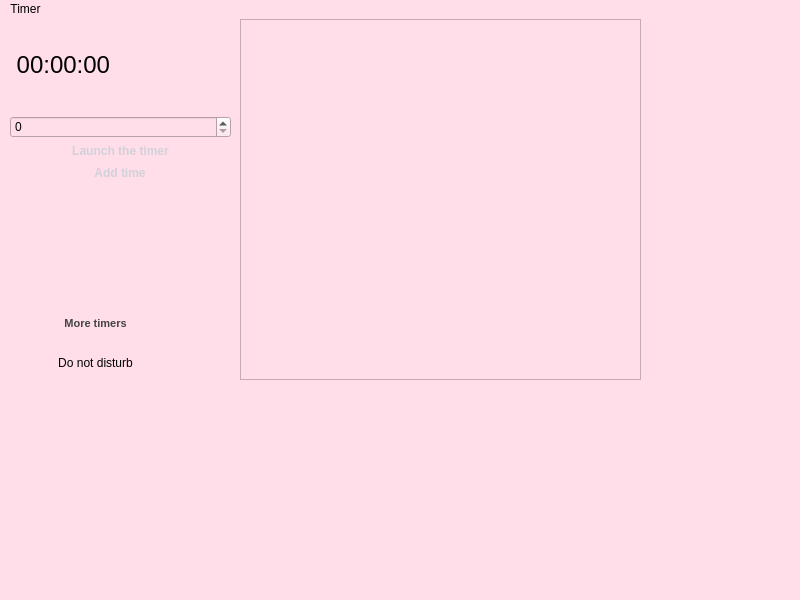
<?xml version="1.0" encoding="UTF-8"?>
<ui version="4.0">
 <class>MainWindow</class>
 <widget class="QMainWindow" name="MainWindow">
  <property name="geometry">
   <rect>
    <x>0</x>
    <y>0</y>
    <width>800</width>
    <height>600</height>
   </rect>
  </property>
  <property name="windowTitle">
   <string>MainWindow</string>
  </property>
  <property name="styleSheet">
   <string notr="true">background-color: #FFDEE9;
background-image: linear-gradient(0deg, #FFDEE9 0%, #B5FFFC 100%);
</string>
  </property>
  <widget class="QWidget" name="centralwidget">
   <widget class="QPushButton" name="pushButton_2">
    <property name="geometry">
     <rect>
      <x>60</x>
      <y>140</y>
      <width>120</width>
      <height>28</height>
     </rect>
    </property>
    <property name="styleSheet">
     <string notr="true">position: relative;
  display: inline-block;
  font-size: 90%;
  font-weight: 700;
  color: rgb(209,209,217);
  text-decoration: none;
  text-shadow: 0 -1px 2px rgba(0,0,0,.2);
  padding: .5em 1em;
  outline: none;
  border-radius: 3px;
  background: linear-gradient(rgb(110,112,120), rgb(81,81,86)) rgb(110,112,120);
  box-shadow:
   0 1px rgba(255,255,255,.2) inset,
   0 3px 5px rgba(0,1,6,.5),
   0 0 1px 1px rgba(0,1,6,.2);
  transition: .2s ease-in-out;</string>
    </property>
    <property name="text">
     <string>Add time</string>
    </property>
   </widget>
   <widget class="QListWidget" name="listWidget">
    <property name="geometry">
     <rect>
      <x>240</x>
      <y>0</y>
      <width>401</width>
      <height>361</height>
     </rect>
    </property>
   </widget>
   <widget class="QWidget" name="layoutWidget">
    <property name="geometry">
     <rect>
      <x>10</x>
      <y>0</y>
      <width>221</width>
      <height>139</height>
     </rect>
    </property>
    <layout class="QVBoxLayout" name="verticalLayout_2">
     <item>
      <layout class="QVBoxLayout" name="verticalLayout">
       <item>
        <widget class="QLabel" name="label">
         <property name="font">
          <font>
           <pointsize>18</pointsize>
          </font>
         </property>
         <property name="text">
          <string> 00:00:00</string>
         </property>
        </widget>
       </item>
       <item>
        <widget class="QSpinBox" name="spinBox">
         <property name="maximum">
          <number>100000</number>
         </property>
         <property name="singleStep">
          <number>1000</number>
         </property>
        </widget>
       </item>
       <item>
        <widget class="QPushButton" name="pushButton">
         <property name="styleSheet">
          <string notr="true">position: relative;
  display: inline-block;
  font-size: 90%;
  font-weight: 700;
  color: rgb(209,209,217);
  text-decoration: none;
  text-shadow: 0 -1px 2px rgba(0,0,0,.2);
  padding: .5em 1em;
  outline: none;
  border-radius: 3px;
  background: linear-gradient(rgb(110,112,120), rgb(81,81,86)) rgb(110,112,120);
  box-shadow:
   0 1px rgba(255,255,255,.2) inset,
   0 3px 5px rgba(0,1,6,.5),
   0 0 1px 1px rgba(0,1,6,.2);
  transition: .2s ease-in-out;</string>
         </property>
         <property name="text">
          <string>Launch the timer</string>
         </property>
        </widget>
       </item>
      </layout>
     </item>
    </layout>
   </widget>
   <widget class="QPushButton" name="pushButton_3">
    <property name="geometry">
     <rect>
      <x>40</x>
      <y>330</y>
      <width>111</width>
      <height>28</height>
     </rect>
    </property>
    <property name="styleSheet">
     <string notr="true">display: inline-block;
  width: 5em;
  height: 2em;
  line-height: 2em;
  vertical-align: middle;
  text-align: center;
  text-decoration: none;
  user-select: none;
  color: rgb(0,0,0);
  outline: none;
  border: 1px solid rgba(0,0,0,.4);
  border-top-color: rgba(0,0,0,.3);
  border-radius: 2px;
  background: linear-gradient(rgb(255,255,255), rgb(240,240,240));
  box-shadow:
   0 0 3px rgba(0,0,0,0) inset,
   0 1px 1px 1px rgba(255,255,255,.2),
   0 -1px 1px 1px rgba(0,0,0,0);
  transition: .2s ease-in-out;</string>
    </property>
    <property name="text">
     <string>Do not disturb</string>
    </property>
   </widget>
   <widget class="QPushButton" name="pushButton_4">
    <property name="geometry">
     <rect>
      <x>40</x>
      <y>290</y>
      <width>111</width>
      <height>28</height>
     </rect>
    </property>
    <property name="styleSheet">
     <string notr="true">display: inline-block;
  font-family: arial,sans-serif;
  font-size: 11px;
  font-weight: bold;
  color: rgb(68,68,68);
  text-decoration: none;
  user-select: none;
  padding: .2em 1.2em;
  outline: none;
  border: 1px solid rgba(0,0,0,.1);
  border-radius: 2px;
  background: rgb(245,245,245) linear-gradient(#f4f4f4, #f1f1f1);
  transition: all .218s ease 0s;</string>
    </property>
    <property name="text">
     <string>More timers</string>
    </property>
   </widget>
  </widget>
  <widget class="QStatusBar" name="statusbar"/>
  <widget class="QMenuBar" name="menubar">
   <property name="geometry">
    <rect>
     <x>0</x>
     <y>0</y>
     <width>800</width>
     <height>26</height>
    </rect>
   </property>
   <widget class="QMenu" name="menuTimer">
    <property name="title">
     <string>Timer</string>
    </property>
    <addaction name="actionAlarm_Clock_2"/>
    <addaction name="actionExit_2"/>
   </widget>
   <addaction name="menuTimer"/>
  </widget>
  <action name="actionAlarm_Clock_2">
   <property name="icon">
    <iconset resource="Resources.qrc">
     <normaloff>:/res/img/alarm.png</normaloff>:/res/img/alarm.png</iconset>
   </property>
   <property name="text">
    <string>Alarm Clock</string>
   </property>
  </action>
  <action name="actionExit_2">
   <property name="icon">
    <iconset resource="Resources.qrc">
     <normaloff>:/res/img/exit.png</normaloff>:/res/img/exit.png</iconset>
   </property>
   <property name="text">
    <string>Exit</string>
   </property>
  </action>
 </widget>
 <resources>
  <include location="Resources.qrc"/>
 </resources>
 <connections/>
</ui>
